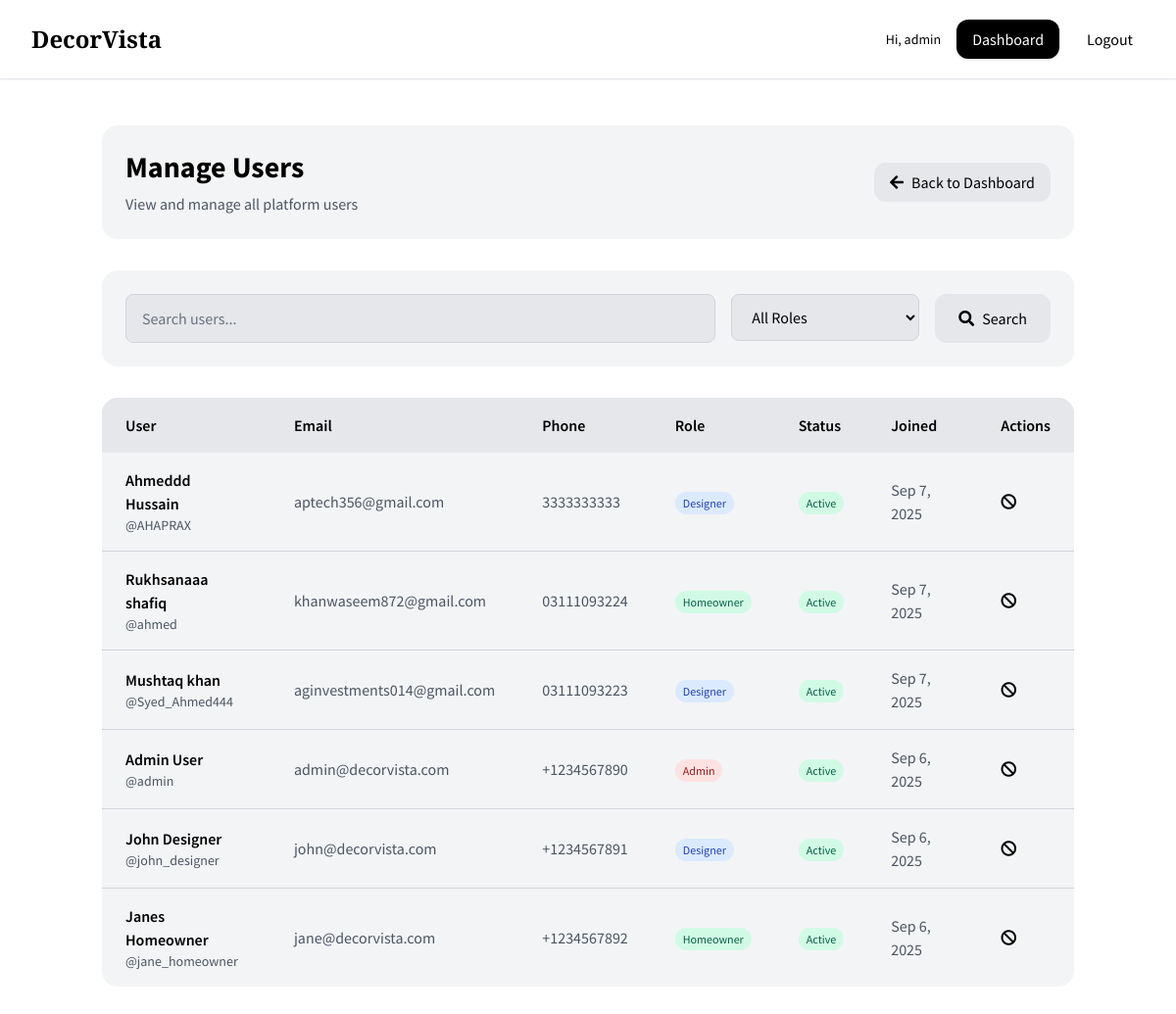
The page /admin/users.php (signed in) on the database its author committed.
### tables this page shows
CREATE TABLE `user_details` (
  `detail_id` int(11) NOT NULL,
  `user_id` int(11) NOT NULL,
  `first_name` varchar(50) DEFAULT NULL,
  `last_name` varchar(50) DEFAULT NULL,
  `phone` varchar(20) DEFAULT NULL,
  `address` text DEFAULT NULL,
  `profile_image` varchar(255) DEFAULT NULL,
  `created_at` timestamp NOT NULL DEFAULT current_timestamp(),
  `updated_at` timestamp NOT NULL DEFAULT current_timestamp() ON UPDATE current_timestamp()
);

CREATE TABLE `users` (
  `user_id` int(11) NOT NULL,
  `username` varchar(50) NOT NULL,
  `email` varchar(100) NOT NULL,
  `password` varchar(255) NOT NULL,
  `role` enum('homeowner','designer','admin') NOT NULL DEFAULT 'homeowner',
  `is_active` tinyint(1) NOT NULL DEFAULT 1,
  `created_at` timestamp NOT NULL DEFAULT current_timestamp(),
  `updated_at` timestamp NOT NULL DEFAULT current_timestamp() ON UPDATE current_timestamp()
);

### config/database.php (called while the page is built, shortened)
<?php
class Database {
    private $host = 'localhost';
    private $username = 'root';
    private $password = '';
    private $database = 'decorvista';
    private $connection;
    private function connect() {
        try {
            $this->connection = new mysqli($this->host, $this->username, $this->password, $this->database);
            $this->connection->set_charset("utf8mb4");
        } catch (mysqli_sql_exception $e) {
            die("Database connection failed: " . $e->getMessage());
        }
    }
    public function prepare($query) {
        try {
            return $this->connection->prepare($query);
        } catch (mysqli_sql_exception $e) {
            error_log("Prepare failed: " . $e->getMessage());
            return false;
        }
    }
}
$db = new Database();
?>

### admin/users.php (the view, shortened to what this page needs)
<?php
require_once '../config/config.php';
$search = $_GET['search'] ?? '';
$where_conditions = ["1=1"];
$where_clause = implode(" AND ", $where_conditions);
$users_query = "SELECT u.user_id, u.username, u.email, u.is_active, u.created_at,
                       ud.first_name, ud.last_name, u.role, ud.phone
                FROM users u
                LEFT JOIN user_details ud ON u.user_id = ud.user_id
                WHERE $where_clause
                ORDER BY u.created_at DESC";
$stmt = $db->prepare($users_query);
$stmt->execute();
$users = $stmt->get_result()->fetch_all(MYSQLI_ASSOC) ?? [];
include '../includes/header.php';
?>
<link href="https://cdn.jsdelivr.net/npm/tailwindcss@2.2.19/dist/tailwind.min.css" rel="stylesheet">
<link rel="stylesheet" href="https://cdn.jsdelivr.net/npm/locomotive-scroll@4/dist/locomotive-scroll.min.css">
<link rel="stylesheet" href="https://cdnjs.cloudflare.com/ajax/libs/font-awesome/5.15.4/css/all.min.css">
<div class="min-h-screen bg-white text-black" data-scroll-container>
    <div data-scroll-section>
        <div class="container mx-auto px-4 py-12">
            <div class="bg-gray-100 rounded-2xl p-6 mb-8 transform transition-all duration-500 hover:shadow-2xl hover:shadow-black/20" data-scroll data-scroll-speed="1">
                <div class="flex flex-col md:flex-row justify-between items-start md:items-center gap-4">
                    <div>
                        <h1 class="text-3xl font-bold text-black mb-2">Manage Users</h1>
                        <p class="text-gray-600">View and manage all platform users</p>
                    </div>
                    <a href="dashboard.php" class="relative bg-gray-200 rounded-xl px-4 py-2 text-black font-medium transform transition-all duration-300 hover:-translate-y-1 hover:shadow-lg hover:shadow-black/20 group">
                        <i class="fas fa-arrow-left mr-2"></i>Back to Dashboard
                    </a>
                </div>
            </div>
            <div class="bg-gray-100 rounded-2xl p-6 mb-8" data-scroll data-scroll-speed="1.5">
                <form method="GET" class="flex flex-col md:flex-row gap-4">
                    <div class="flex-1">
                        <input type="text" name="search" value="<?= htmlspecialchars($search) ?>"
                               placeholder="Search users..."
                               class="w-full px-4 py-3 bg-gray-200 border border-gray-300 rounded-lg text-black placeholder-gray-500 focus:outline-none focus:border-black/50">
                    </div>
                    <div class="md:w-48">
                        <select name="role" class="w-full px-4 py-3 bg-gray-200 border border-gray-300 rounded-lg text-black focus:outline-none focus:border-black/50">
                            <option value="">All Roles</option>
                        </select>
                    </div>
                    <button type="submit" class="relative bg-gray-200 rounded-xl px-6 py-3 text-black font-medium transform transition-all duration-300 hover:-translate-y-1 hover:shadow-lg hover:shadow-black/20 group">
                        <i class="fas fa-search mr-2"></i>Search
                    </button>
                </form>
            </div>
            <div class="bg-gray-100 rounded-2xl overflow-hidden margin" data-scroll data-scroll-speed="2">
                <div class="overflow-x-auto">
                    <?php if (!empty($users)): ?>
                        <table class="w-full">
                            <thead class="bg-gray-200">
                                <tr>
                                    <th class="px-6 py-4 text-left text-black font-semibold">User</th>
                                    <th class="px-6 py-4 text-left text-black font-semibold">Email</th>
                                    <th class="px-6 py-4 text-left text-black font-semibold">Phone</th>
                                    <th class="px-6 py-4 text-left text-black font-semibold">Role</th>
                                    <th class="px-6 py-4 text-left text-black font-semibold">Status</th>
                                    <th class="px-6 py-4 text-left text-black font-semibold">Joined</th>
                                    <th class="px-6 py-4 text-left text-black font-semibold">Actions</th>
                                </tr>
                            </thead>
                            <tbody class="divide-y divide-gray-300">
                                <?php foreach ($users as $user): ?>
                                    <tr class="hover:bg-gray-300/50">
                                        <td class="px-6 py-4">
                                            <div>
                                                <div class="font-semibold text-black"><?= htmlspecialchars($user['first_name'] . ' ' . $user['last_name']) ?></div>
                                                <div class="text-gray-600 text-sm">@<?= htmlspecialchars($user['username']) ?></div>
                                            </div>
                                        </td>
                                        <td class="px-6 py-4 text-gray-600"><?= htmlspecialchars($user['email']) ?></td>
                                        <td class="px-6 py-4 text-gray-600"><?= htmlspecialchars($user['phone'] ?? 'N/A') ?></td>
                                        <td class="px-6 py-4">
                                            <span class="px-2 py-1 text-xs rounded-full <?= $user['role'] === 'admin' ? 'bg-red-100 text-red-800' : ($user['role'] === 'designer' ? 'bg-blue-100 text-blue-800' : 'bg-green-100 text-green-800') ?>">
                                                <?= ucfirst($user['role']) ?>
                                            </span>
                                        </td>
                                        <td class="px-6 py-4">
                                            <span class="px-2 py-1 text-xs rounded-full <?= $user['is_active'] ? 'bg-green-100 text-green-800' : 'bg-red-100 text-red-800' ?>">
                                                <?= $user['is_active'] ? 'Active' : 'Inactive' ?>
                                            </span>
                                        </td>
                                        <td class="px-6 py-4 text-gray-600"><?= date('M j, Y', strtotime($user['created_at'])) ?></td>
                                        <td class="px-6 py-4">
                                            <form method="POST" class="inline">
                                                <button type="submit" class="text-black hover:text-gray-800 mr-3" onclick="return confirm('Are you sure you want to <?= $user['is_active'] ? 'deactivate' : 'activate' ?> this user?')">
                                                    <i class="fas fa-<?= $user['is_active'] ? 'ban' : 'check' ?>"></i>
                                                </button>
                                            </form>
                                        </td>
                                    </tr>
                                <?php endforeach; ?>
                            </tbody>
                        </table>
                    <?php endif; ?>
                </div>
            </div>
        </div>
    </div>
</div>

### includes/header.php (style rules this page uses)
.font-body { font-family: 'Source Sans Pro', sans-serif; }

### admin/users.php (style rules this page uses)
.margin { margin-bottom:100px; }

### rows shown on the page
user_details: first_name+last_name "Ahmeddd Hussain", user.username "AHAPRAX", user.email "aptech356@gmail.com", phone "3333333333", user.role "Designer", user.created_at "Sep 7, 2025"
user_details: first_name+last_name "Rukhsanaaa shafiq", user.username "ahmed", user.email "khanwaseem872@gmail.com", phone "03111093224", user.role "Homeowner", user.created_at "Sep 7, 2025"
user_details: first_name+last_name "Mushtaq khan", user.username "Syed_Ahmed444", user.email "aginvestments014@gmail.com", phone "03111093223", user.role "Designer", user.created_at "Sep 7, 2025"
user_details: first_name+last_name "Admin User", user.username "admin", user.email "admin@decorvista.com", phone "+1234567890", user.role "Admin", user.created_at "Sep 6, 2025"
user_details: first_name+last_name "John Designer", user.username "john_designer", user.email "john@decorvista.com", phone "+1234567891", user.role "Designer", user.created_at "Sep 6, 2025"
user_details: first_name+last_name "Janes Homeowner", user.username "jane_homeowner", user.email "jane@decorvista.com", phone "+1234567892", user.role "Homeowner", user.created_at "Sep 6, 2025"

### other values the page prints
$_SESSION['firstname'] "admin"
